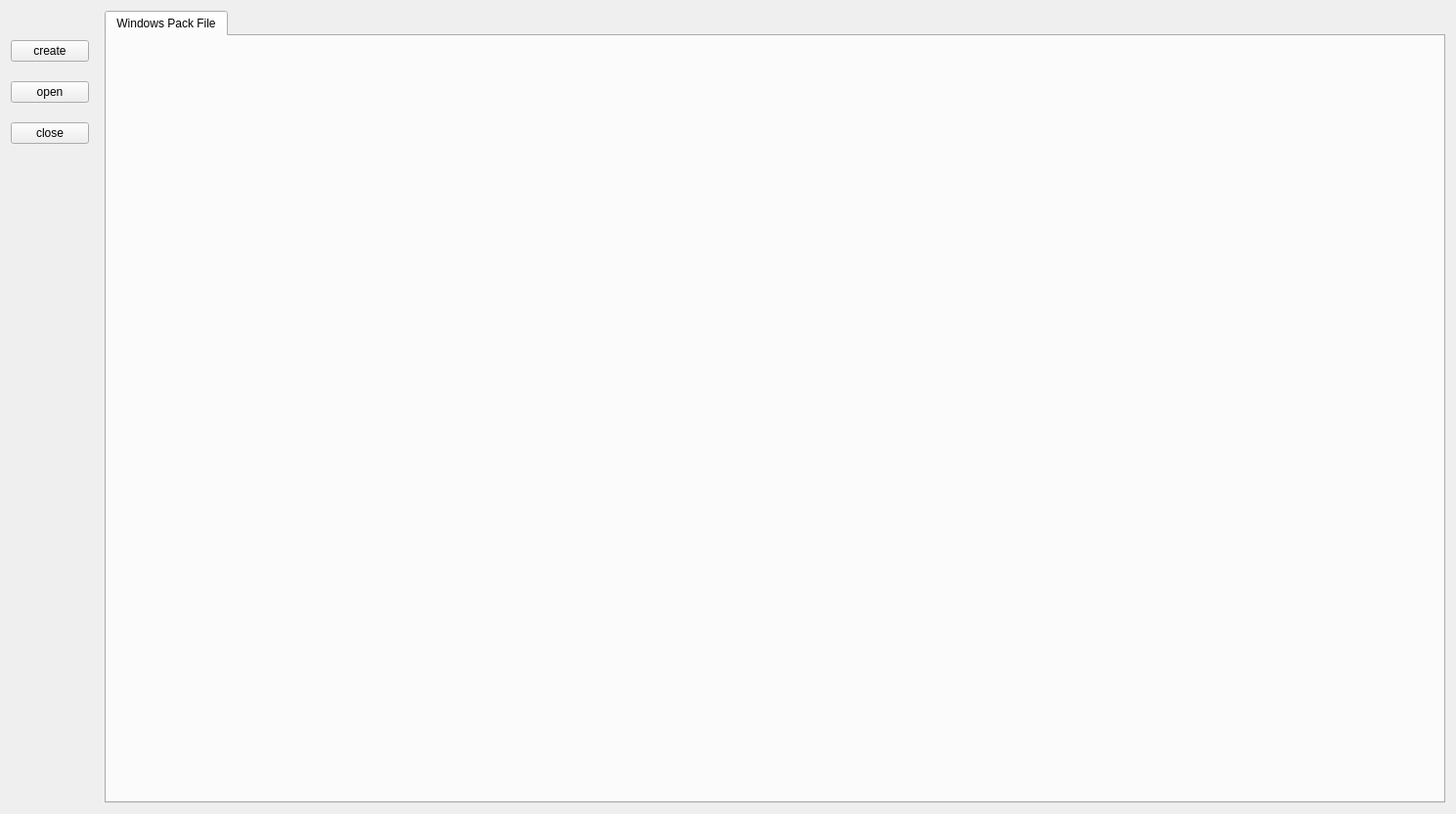
<?xml version="1.0" encoding="UTF-8"?>
<ui version="4.0">
 <class>ExePackAssistantClass</class>
 <widget class="QWidget" name="ExePackAssistantClass">
  <property name="geometry">
   <rect>
    <x>0</x>
    <y>0</y>
    <width>1489</width>
    <height>832</height>
   </rect>
  </property>
  <property name="windowTitle">
   <string>ExePackAssistant</string>
  </property>
  <layout class="QVBoxLayout" name="verticalLayout_3">
   <item>
    <layout class="QHBoxLayout" name="horizontalLayout">
     <item>
      <layout class="QVBoxLayout" name="verticalLayout">
       <item>
        <spacer name="verticalSpacer_2">
         <property name="orientation">
          <enum>Qt::Vertical</enum>
         </property>
         <property name="sizeType">
          <enum>QSizePolicy::Fixed</enum>
         </property>
         <property name="sizeHint" stdset="0">
          <size>
           <width>20</width>
           <height>30</height>
          </size>
         </property>
        </spacer>
       </item>
       <item>
        <layout class="QGridLayout" name="gridLayout">
         <property name="verticalSpacing">
          <number>20</number>
         </property>
         <item row="3" column="0">
          <widget class="QPushButton" name="push_btn_close">
           <property name="enabled">
            <bool>true</bool>
           </property>
           <property name="text">
            <string>close</string>
           </property>
          </widget>
         </item>
         <item row="1" column="0">
          <widget class="QPushButton" name="push_btn_open">
           <property name="text">
            <string>open</string>
           </property>
          </widget>
         </item>
         <item row="0" column="0">
          <widget class="QPushButton" name="push_btn_create">
           <property name="text">
            <string>create</string>
           </property>
          </widget>
         </item>
        </layout>
       </item>
       <item>
        <spacer name="verticalSpacer">
         <property name="orientation">
          <enum>Qt::Vertical</enum>
         </property>
         <property name="sizeHint" stdset="0">
          <size>
           <width>20</width>
           <height>40</height>
          </size>
         </property>
        </spacer>
       </item>
      </layout>
     </item>
     <item>
      <spacer name="horizontalSpacer">
       <property name="orientation">
        <enum>Qt::Horizontal</enum>
       </property>
       <property name="sizeType">
        <enum>QSizePolicy::Fixed</enum>
       </property>
       <property name="sizeHint" stdset="0">
        <size>
         <width>10</width>
         <height>20</height>
        </size>
       </property>
      </spacer>
     </item>
     <item>
      <layout class="QVBoxLayout" name="verticalLayout_2">
       <item>
        <widget class="QTabWidget" name="tabWidget">
         <property name="currentIndex">
          <number>0</number>
         </property>
         <widget class="FilePackMgrWidget" name="file_pacj_mgr_widget">
          <attribute name="title">
           <string>Windows Pack File</string>
          </attribute>
         </widget>
        </widget>
       </item>
      </layout>
     </item>
    </layout>
   </item>
  </layout>
 </widget>
 <layoutdefault spacing="6" margin="11"/>
 <customwidgets>
  <customwidget>
   <class>FilePackMgrWidget</class>
   <extends>QWidget</extends>
   <header>filepackmgrwidget.h</header>
   <container>1</container>
  </customwidget>
 </customwidgets>
 <resources>
  <include location="ExePackAssistant.qrc"/>
 </resources>
 <connections/>
</ui>
